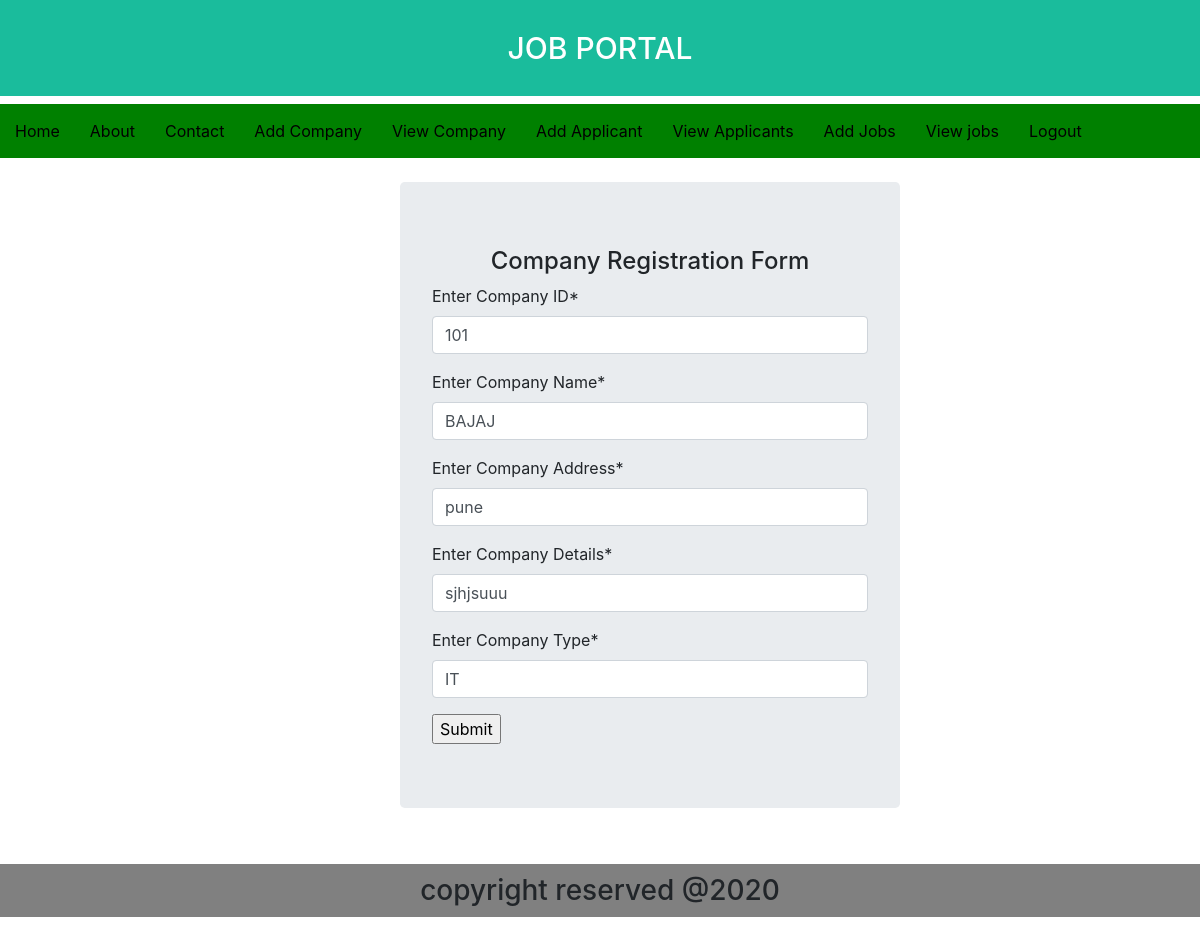
/edit/?id=101 (signed in), run on the app's committed database.
### job/models.py (models this page shows, shortened)
class Company(models.Model):
    cid = models.IntegerField()
    cname = models.CharField(max_length=40)
    caddr = models.CharField(max_length=50)
    cdetails = models.CharField(max_length=200)
    ctype = models.CharField(max_length=30)

### job/views.py (the view)
# urls.py: path('edit/', views.Update_Company, name='updateCompany'),
@login_required
def Update_Company(request):
    id = request.GET['id']
    coms = Company.objects.get(cid=id)
    if request.method == 'POST':
        form = CompanyForm(request.POST)
        if form.is_valid():
            coms.cid = form.cleaned_data.get('cid')
            coms.cname = form.cleaned_data.get('cname')
            coms.caddr = form.cleaned_data.get('caddr')
            coms.ctype = form.cleaned_data.get('ctype')
            coms.cdetails = form.cleaned_data.get('cdetails')
            coms.save()
            return redirect('viewCompany')
        return render(request, 'job/comp_update.html', {'form':form})
    else:
        form = CompanyForm(initial={'cid':coms.cid, 'cname':coms.cname, 'caddr':coms.caddr,
                                    'ctype':coms.ctype, 'cdetails':coms.cdetails})
        template_name = 'job/comp_update.html'
        context = {'form':form}
        return render(request, template_name, context)

### job/forms.py
class CompanyForm(forms.Form):
    cid = forms.IntegerField(label='Enter Company ID')
    cname = forms.CharField(label='Enter Company Name', validators=[cname_validator])
    caddr = forms.CharField(label='Enter Company Address')
    cdetails = forms.CharField(label='Enter Company Details')
    ctype = forms.CharField(label='Enter Company Type')

### templates/job/comp_update.html (shortened to what this page needs)
{% extends 'base.html' %}
{% load crispy_forms_tags %}
{% block content %}
<form action="" method="post" style="width:500px; margin-left:400px;" class="jumbotron">
    <h4>Company Registration Form</h4>
    {{form|crispy}}
    <input type="submit">
</form>
{% endblock %}

### static/css/style.css (style rules this page uses)
h4 { background color:orange; text-align:center; padding:0.5px; }

### data on the page
Company: cid "101", cname "BAJAJ", caddr "pune", cdetails "sjhjsuuu", ctype "IT"
